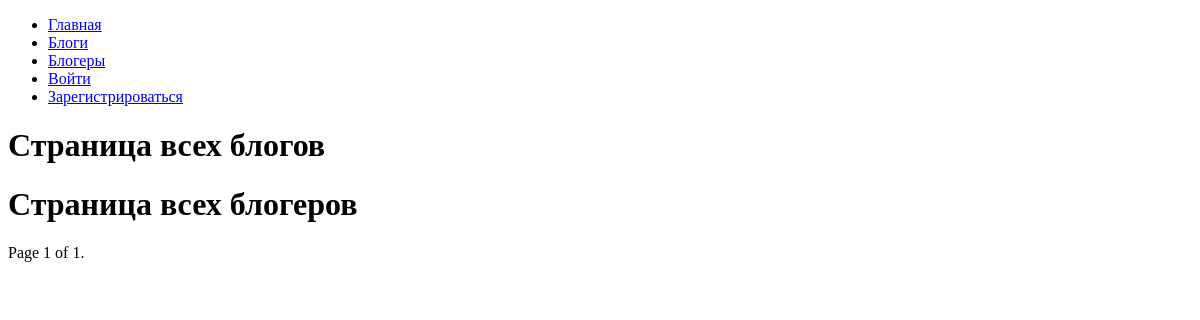
The app's page /blogs/, older data.
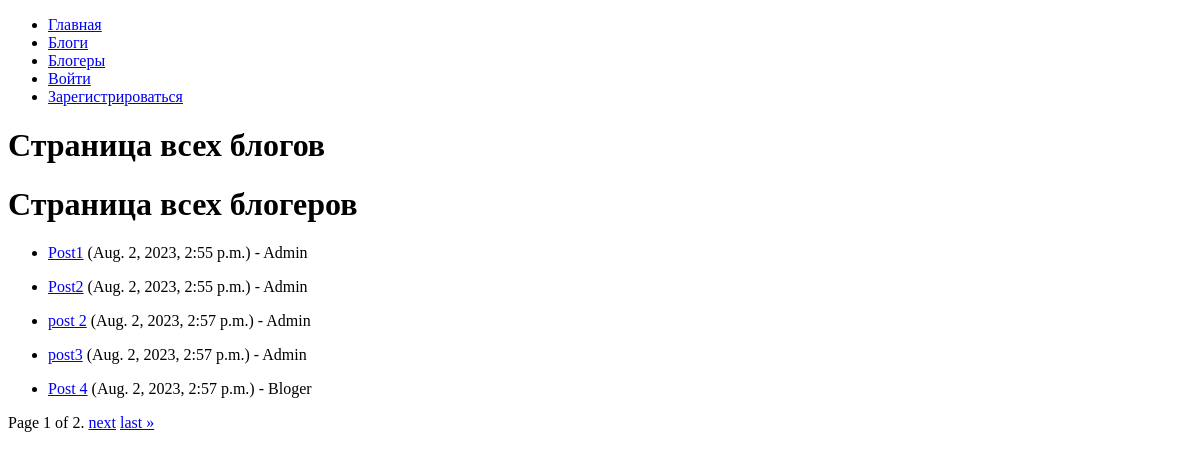
The same page, newer data.
### Blog/models.py (models this page shows, shortened)
class UserPost(models.Model):
    id = models.AutoField(primary_key=True)
    date = models.DateTimeField(default=datetime.datetime.now)
    name = models.CharField(max_length=100, blank=True)
    user = models.ForeignKey(User, on_delete=models.CASCADE)
    description = models.CharField(max_length=500, blank=True)

### Blog/views.py (the view)
# urls.py: path('blogs/', views.all_blogs, name='blogs'),
def all_blogs(request):
    posts = UserPost.objects.all() # Получаем все записи из таблицы UserPost
    paginator = Paginator(posts, 5)  # Разбиваем на страницы по 5 элементов
    page_number = request.GET.get('page')
    page_obj = paginator.get_page(page_number)
    return render(request, 'Blog/all_blogs.html', {'page_obj': page_obj})

### Blog/templates/blog/all_blogs.html (shortened to what this page needs)
{% extends 'Blog/base.html' %}
{% load static %}
{% load l10n %}
{% block content %}
<h1>Страница всех блогов</h1>
<h1>Страница всех блогеров</h1>
<ul>
    {% for post in page_obj %}
    <li>
        <p><a href="{% url 'post' post_id=post.id %}">{{ post.name }}</a> ({{ post.date }}) - {{ post.user.username }} </p>
    </li>
    {% endfor %}
</ul>
<div class="pagination">
    <span class="step-links">
        <span class="current">
            Page {{ page_obj.number }} of {{ page_obj.paginator.num_pages }}.
        </span>
        {% if page_obj.has_next %}
            <a href="?page={{ page_obj.next_page_number }}">next</a>
            <a href="?page={{ page_obj.paginator.num_pages }}">last &raquo;</a>
        {% endif %}
    </span>
</div>
{% endblock %}

Row changes from the older to the newer data that the page shows:
added UserPost: name "Post1", date "Aug. 2, 2023, 2:55 p.m.", user.username "Admin"
added UserPost: name "Post2", date "Aug. 2, 2023, 2:55 p.m.", user.username "Admin"
added UserPost: name "post 2", date "Aug. 2, 2023, 2:57 p.m.", user.username "Admin"
added UserPost: name "post3", date "Aug. 2, 2023, 2:57 p.m.", user.username "Admin"
added UserPost: name "Post 4", date "Aug. 2, 2023, 2:57 p.m.", user.username "Bloger"
Text that changed along with them:
{{ page_obj.paginator.num_pages }}: "1" → "2"
text now shown: "next last »"
